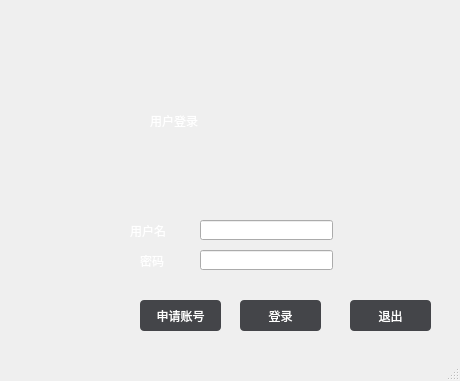
<?xml version="1.0" encoding="UTF-8"?>
<ui version="4.0">
 <class>MainWindow</class>
 <widget class="QMainWindow" name="MainWindow">
  <property name="geometry">
   <rect>
    <x>0</x>
    <y>0</y>
    <width>460</width>
    <height>381</height>
   </rect>
  </property>
  <property name="minimumSize">
   <size>
    <width>460</width>
    <height>381</height>
   </size>
  </property>
  <property name="maximumSize">
   <size>
    <width>460</width>
    <height>381</height>
   </size>
  </property>
  <property name="windowTitle">
   <string>MainWindow</string>
  </property>
  <property name="styleSheet">
   <string notr="true">#MainWindow{
	background-image: url(:/resouce/main.png);
	border-image: url(:/resource/main.png);
}</string>
  </property>
  <widget class="QWidget" name="centralWidget">
   <widget class="QLineEdit" name="txt_userid">
    <property name="geometry">
     <rect>
      <x>200</x>
      <y>220</y>
      <width>133</width>
      <height>20</height>
     </rect>
    </property>
    <property name="styleSheet">
     <string notr="true">font: 12pt &quot;黑体&quot;;\n\ncolor: rgb(0, 0, 0);</string>
    </property>
   </widget>
   <widget class="QLineEdit" name="txt_psd">
    <property name="geometry">
     <rect>
      <x>200</x>
      <y>250</y>
      <width>133</width>
      <height>20</height>
     </rect>
    </property>
    <property name="styleSheet">
     <string notr="true">font: 12pt &quot;黑体&quot;;\n\ncolor: rgb(0, 0, 0);</string>
    </property>
    <property name="echoMode">
     <enum>QLineEdit::Password</enum>
    </property>
   </widget>
   <widget class="QLabel" name="label">
    <property name="geometry">
     <rect>
      <x>150</x>
      <y>90</y>
      <width>231</width>
      <height>61</height>
     </rect>
    </property>
    <property name="styleSheet">
     <string notr="true">font: 36pt &quot;方正粗黑宋简体&quot;;
color: rgb(255, 255, 255);</string>
    </property>
    <property name="text">
     <string>用户登录</string>
    </property>
   </widget>
   <widget class="QLabel" name="label_2">
    <property name="geometry">
     <rect>
      <x>130</x>
      <y>210</y>
      <width>71</width>
      <height>41</height>
     </rect>
    </property>
    <property name="styleSheet">
     <string notr="true">font: 14pt &quot;方正粗黑宋简体&quot;;
color: rgb(255, 255, 255);</string>
    </property>
    <property name="text">
     <string>用户名</string>
    </property>
   </widget>
   <widget class="QLabel" name="label_3">
    <property name="geometry">
     <rect>
      <x>140</x>
      <y>220</y>
      <width>111</width>
      <height>81</height>
     </rect>
    </property>
    <property name="styleSheet">
     <string notr="true">font: 14pt &quot;方正粗黑宋简体&quot;;
color: rgb(255, 255, 255);</string>
    </property>
    <property name="text">
     <string>密码</string>
    </property>
   </widget>
   <widget class="QPushButton" name="Btn_appl">
    <property name="geometry">
     <rect>
      <x>240</x>
      <y>300</y>
      <width>81</width>
      <height>31</height>
     </rect>
    </property>
    <property name="styleSheet">
     <string notr="true">QPushButton{
		border-radius: 4px;
		border: none;
		width: 75px;
		height: 25px;
}
QPushButton:enabled {
        background: rgb(68, 69, 73);
        color: white;
}
QPushButton:!enabled {
        background: rgb(100, 100, 100);
        color: rgb(200, 200, 200);
}
QPushButton:enabled:hover{
        background: rgb(85, 85, 85);
}
QPushButton:enabled:pressed{
        background: rgb(150, 80, 80);
}

</string>
    </property>
    <property name="text">
     <string>登录</string>
    </property>
   </widget>
   <widget class="QPushButton" name="Btn_login">
    <property name="geometry">
     <rect>
      <x>140</x>
      <y>300</y>
      <width>81</width>
      <height>31</height>
     </rect>
    </property>
    <property name="styleSheet">
     <string notr="true">QPushButton{
		border-radius: 4px;
		border: none;
		width: 75px;
		height: 25px;
}
QPushButton:enabled {
        background: rgb(68, 69, 73);
        color: white;
}
QPushButton:!enabled {
        background: rgb(100, 100, 100);
        color: rgb(200, 200, 200);
}
QPushButton:enabled:hover{
        background: rgb(85, 85, 85);
}
QPushButton:enabled:pressed{
        background: rgb(150, 80, 80);
}

</string>
    </property>
    <property name="text">
     <string>申请账号</string>
    </property>
   </widget>
   <widget class="QPushButton" name="Btn_exit">
    <property name="geometry">
     <rect>
      <x>350</x>
      <y>300</y>
      <width>81</width>
      <height>31</height>
     </rect>
    </property>
    <property name="styleSheet">
     <string notr="true">QPushButton{
		border-radius: 4px;
		border: none;
		width: 75px;
		height: 25px;
}
QPushButton:enabled {
        background: rgb(68, 69, 73);
        color: white;
}
QPushButton:!enabled {
        background: rgb(100, 100, 100);
        color: rgb(200, 200, 200);
}
QPushButton:enabled:hover{
        background: rgb(85, 85, 85);
}
QPushButton:enabled:pressed{
        background: rgb(150, 80, 80);
}

</string>
    </property>
    <property name="text">
     <string>退出</string>
    </property>
   </widget>
  </widget>
  <widget class="QStatusBar" name="statusBar"/>
 </widget>
 <layoutdefault spacing="6" margin="11"/>
 <resources/>
 <connections/>
</ui>
